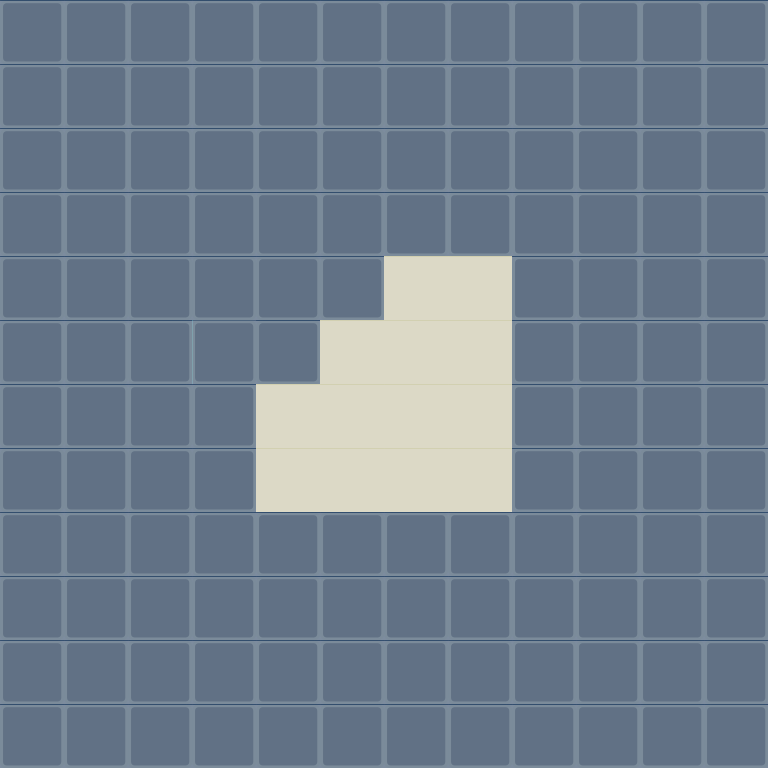

Below is a game level as drawn by its tile map, then a one-line description and the .tmx that defines it (tile-layer data replaced by summaries):
An orthogonal 12x12 tile map with 64x64 px tiles, 2 tile layers (Tile Layer 1, Meta), 3 tilesets and 6 objects (2x BlueSpawn, 2x RedSpawn, 2x YellowSpawn).

<map version="1.0" orientation="orthogonal" renderorder="right-down" width="12" height="12" tilewidth="64" tileheight="64" backgroundcolor="#ebe8e6">
 <properties>
  <property name="Stop" value="True" />
 </properties>
 <tileset firstgid="1" name="Tiles_V1" tilewidth="64" tileheight="64">
  <image source="../tiles_v1.png" width="128" height="320" />
 </tileset>
 <tileset firstgid="11" name="metaTiles_v1" tilewidth="64" tileheight="64">
  <image source="../metaTiles_v1.png" width="320" height="64" />
  <tile id="1">
   <properties>
    <property name="Free" value="True" />
    <property name="Stop" value="False" />
   </properties>
  </tile>
  <tile id="4">
   <properties>
    <property name="Stop" value="True" />
   </properties>
  </tile>
 </tileset>
 <tileset firstgid="16" name="Tiles_V2" tilewidth="64" tileheight="64">
  <image source="../tiles_v2.png" width="321" height="192" />
 </tileset>
 <objectgroup color="#ebe8e6" name="Objects">
  <object name="BlueSpawn" x="384" y="384" width="64" height="64" />
  <object name="BlueSpawn" x="320" y="448" width="64" height="64" />
  <object name="RedSpawn" x="256" y="448" width="64" height="64" />
  <object name="RedSpawn" x="448" y="448" width="64" height="64" />
  <object name="YellowSpawn" x="384" y="320" width="64" height="64" />
  <object name="YellowSpawn" x="384" y="448" width="64" height="64" />
 </objectgroup>
 <layer name="Tile Layer 1" width="12" height="12">
  <data>[144 cells, 131 non-empty, 1 distinct tile ids]</data>
 </layer>
 <layer name="Meta" width="12" height="12">
  <properties>
   <property name="Stop" value="True" />
  </properties>
  <data>[144 cells, 144 non-empty, 3 distinct tile ids]</data>
 </layer>
</map>
